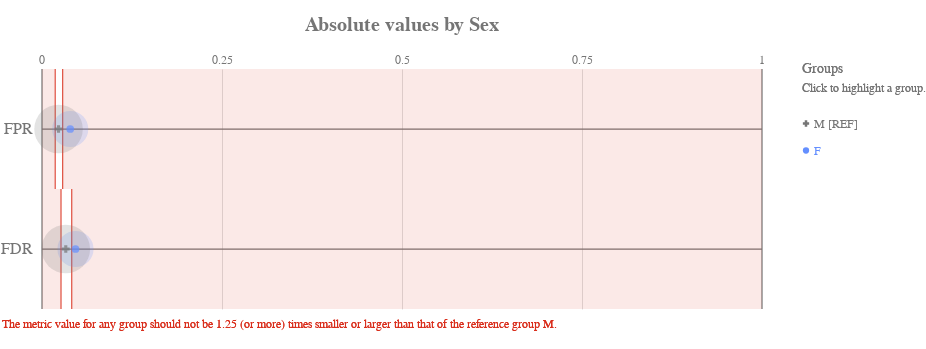

The notebook cell this image was saved under:
### Markdown cell above
#### Check how the fairness threshold maps to the absolute values of each metric

### Code cell
ap.absolute(bdf, metrics, 'sex', fairness_threshold = disparity_tolerance)

### Figure 1 — Vega-Lite specification as saved in the notebook (floating-point values rounded to 4 significant figures)
{"config": {"view": {"continuousWidth": 400, "continuousHeight": 300, "strokeWidth": 0}, "axisLeft": {"labelColor": "rgb(117,117,117)", "labelFont": "Arial", "labelFontSize": 16}, "title": {"align": "center", "baseline": "middle", "color": "rgb(117,117,117)", "font": "Arial", "fontSize": 20, "fontWeight": "bold"}}, "layer": [{"data": {"name": "data-22e37ecfbb523156dad3ffdb726c704c"}, "mark": {"type": "rule", "stroke": "rgb(117,117,117)", "strokeWidth": 1.25, "tooltip": ""}, "encoding": {"x": {"type": "quantitative", "field": "start", "scale": {"domain": [0, 1], "range": [40.0, 760.0]}}, "x2": {"field": "end"}, "y": {"type": "nominal", "axis": {"domain": false, "labelAngle": 0, "labelPadding": -30, "orient": "left", "ticks": false, "title": ""}, "field": "y_position", "scale": {"domain": ["FPR", "FDR"], "range": [30.0, 270.0]}}}}, {"data": {"name": "data-6cfe259518f6c7b358d8f836a73e6b7f"}, "mark": {"type": "rule", "stroke": "rgb(117,117,117)", "strokeWidth": 1.25, "tooltip": ""}, "encoding": {"x": {"type": "quantitative", "field": "x_position", "scale": {"domain": [0, 1], "range": [40.0, 760.0]}}, "y": {"value": 30.0}, "y2": {"value": 270.0}}}, {"data": {"name": "data-60ed1133fa688d151d36705a369482e0"}, "mark": {"type": "text", "align": "center", "color": "rgb(117,117,117)", "font": "Arial", "fontSize": 12, "fontWeight": "normal", "tooltip": ""}, "encoding": {"text": {"type": "nominal", "field": "value"}, "x": {"type": "quantitative", "field": "value", "scale": {"domain": [0, 1], "range": [40.0, 760.0]}}, "y": {"value": 21.0}}}, {"layer": [{"mark": {"type": "rect", "opacity": 0.8, "stroke": "rgb(217, 46, 28)", "strokeWidth": 1.25, "tooltip": ""}, "encoding": {"x": {"type": "quantitative", "field": "lower_threshold_value", "scale": {"domain": [0, 1], "range": [40.0, 760.0]}}, "x2": {"field": "lower_threshold_value"}, "y": {"type": "nominal", "axis": {"domain": false, "grid": false, "labels": false, "ticks": false, "title": " "}, "field": "metric", "scale": {"domain": ["FPR", "FDR"], "range": [30.0, 270.0]}}}}, {"mark": {"type": "rect", "opacity": 0.8, "stroke": "rgb(217, 46, 28)", "strokeWidth": 1.25, "tooltip": ""}, "encoding": {"x": {"type": "quantitative", "field": "upper_threshold_value", "scale": {"domain": [0, 1], "range": [40.0, 760.0]}}, "x2": {"field": "upper_threshold_value"}, "y": {"type": "nominal", "axis": {"domain": false, "grid": false, "labels": false, "ticks": false, "title": " "}, "field": "metric", "scale": {"domain": ["FPR", "FDR"], "range": [30.0, 270.0]}}}}, {"layer": [{"mark": {"type": "rect", "fill": "rgb(217, 46, 28)", "opacity": 0.1, "tooltip": ""}, "encoding": {"x": {"type": "quantitative", "field": "lower_threshold_value", "scale": {"domain": [0, 1], "range": [40.0, 760.0]}}, "x2": {"field": "lower_end"}, "y": {"type": "nominal", "axis": {"domain": false, "grid": false, "labels": false, "ticks": false, "title": " "}, "field": "metric", "scale": {"domain": ["FPR", "FDR"], "range": [30.0, 270.0]}}}}, {"mark": {"type": "rect", "fill": "rgb(217, 46, 28)", "opacity": 0.1, "tooltip": ""}, "encoding": {"x": {"type": "quantitative", "field": "upper_threshold_value", "scale": {"domain": [0, 1], "range": [40.0, 760.0]}}, "x2": {"field": "upper_end"}, "y": {"type": "nominal", "axis": {"domain": false, "grid": false, "labels": false, "ticks": false, "title": " "}, "field": "metric", "scale": {"domain": ["FPR", "FDR"], "range": [30.0, 270.0]}}}}]}, {"data": {"name": "data-79dd248bdaa0ea02c535240e8ad022c8"}, "mark": {"type": "text", "align": "left", "baseline": "top", "fill": "rgb(217, 46, 28)", "font": "Arial", "fontSize": 12, "fontWeight": "normal", "tooltip": ""}, "encoding": {"text": {"value": "The metric value for any group should not be 1.25 (or more) times smaller or larger than that of the reference group M."}, "x": {"value": 0}, "y": {"value": 280.0}}}], "data": {"name": "data-14b8c08b160e8bd6547083b63b17280c"}}, {"layer": [{"mark": "circle"}, {"data": {"name": "data-e30aa52347724c24a95934114a259596"}, "mark": {"type": "circle", "opacity": 0.2}, "encoding": {"color": {"condition": {"type": "nominal", "field": "attribute_value", "legend": null, "scale": {"domain": ["M", "F"], "range": ["rgb(117,117,117)", "rgb(100, 143, 255)", "rgb(254, 97, 0)", "rgb(220, 38, 127)", "rgb(255, 176, 0)", "rgb(120, 94, 240)"]}, "selection": "selector019"}, "value": "rgb(224,224,224)"}, "size": {"type": "quantitative", "field": "group_size", "legend": null, "scale": {"domain": [0, 620.4], "range": [0, 2827.0]}}, "tooltip": [{"type": "nominal", "field": "attribute_value", "title": "Group"}, {"type": "nominal", "field": "tooltip_group_size", "title": "Group Size"}, {"type": "nominal", "field": "tooltip_disparity_explanation_fpr", "title": "Disparity"}, {"type": "quantitative", "field": "fpr", "format": ".2f", "title": "FPR"}], "x": {"type": "quantitative", "axis": {"domain": false, "labels": false, "ticks": false, "title": null, "values": [0.25, 0.5, 0.75]}, "field": "fpr", "scale": {"domain": [0, 1], "range": [40.0, 760.0]}}, "y": {"type": "nominal", "axis": {"domain": false, "grid": false, "labels": false, "ticks": false, "title": " "}, "field": "metric_variable", "scale": {"domain": ["FPR", "FDR"], "range": [30.0, 270.0]}}}, "selection": {"selector021": {"type": "multi", "empty": "all", "fields": ["attribute_value"]}}, "transform": [{"calculate": "'FPR'", "as": "metric_variable"}]}, {"data": {"name": "data-e30aa52347724c24a95934114a259596"}, "mark": {"type": "circle", "opacity": 0.2}, "encoding": {"color": {"condition": {"type": "nominal", "field": "attribute_value", "legend": null, "scale": {"domain": ["M", "F"], "range": ["rgb(117,117,117)", "rgb(100, 143, 255)", "rgb(254, 97, 0)", "rgb(220, 38, 127)", "rgb(255, 176, 0)", "rgb(120, 94, 240)"]}, "selection": "selector019"}, "value": "rgb(224,224,224)"}, "size": {"type": "quantitative", "field": "group_size", "legend": null, "scale": {"domain": [0, 620.4], "range": [0, 2827.0]}}, "tooltip": [{"type": "nominal", "field": "attribute_value", "title": "Group"}, {"type": "nominal", "field": "tooltip_group_size", "title": "Group Size"}, {"type": "nominal", "field": "tooltip_disparity_explanation_fdr", "title": "Disparity"}, {"type": "quantitative", "field": "fdr", "format": ".2f", "title": "FDR"}], "x": {"type": "quantitative", "axis": {"domain": false, "labels": false, "ticks": false, "title": null, "values": [0.25, 0.5, 0.75]}, "field": "fdr", "scale": {"domain": [0, 1], "range": [40.0, 760.0]}}, "y": {"type": "nominal", "axis": {"domain": false, "grid": false, "labels": false, "ticks": false, "title": " "}, "field": "metric_variable", "scale": {"domain": ["FPR", "FDR"], "range": [30.0, 270.0]}}}, "selection": {"selector023": {"type": "multi", "empty": "all", "fields": ["attribute_value"]}}, "transform": [{"calculate": "'FDR'", "as": "metric_variable"}]}, {"layer": [{"mark": "point"}, {"data": {"name": "data-e30aa52347724c24a95934114a259596"}, "mark": {"type": "point", "filled": true, "size": 60}, "encoding": {"color": {"condition": {"type": "nominal", "field": "attribute_value", "legend": null, "scale": {"domain": ["M", "F"], "range": ["rgb(117,117,117)", "rgb(100, 143, 255)", "rgb(254, 97, 0)", "rgb(220, 38, 127)", "rgb(255, 176, 0)", "rgb(120, 94, 240)"]}, "selection": "selector019"}, "value": "rgb(224,224,224)"}, "shape": {"type": "nominal", "field": "attribute_value", "legend": null, "scale": {"domain": ["M", "F"], "range": ["cross", "circle"]}}, "tooltip": [{"type": "nominal", "field": "attribute_value", "title": "Group"}, {"type": "nominal", "field": "tooltip_group_size", "title": "Group Size"}, {"type": "nominal", "field": "tooltip_disparity_explanation_fpr", "title": "Disparity"}, {"type": "quantitative", "field": "fpr", "format": ".2f", "title": "FPR"}], "x": {"type": "quantitative", "axis": {"domain": false, "labels": false, "ticks": false, "title": null, "values": [0.25, 0.5, 0.75]}, "field": "fpr", "scale": {"domain": [0, 1], "range": [40.0, 760.0]}}, "y": {"type": "nominal", "axis": {"domain": false, "grid": false, "labels": false, "ticks": false, "title": " "}, "field": "metric_variable", "scale": {"domain": ["FPR", "FDR"], "range": [30.0, 270.0]}}}, "selection": {"selector020": {"type": "multi", "empty": "all", "fields": ["attribute_value"]}}, "transform": [{"calculate": "'FPR'", "as": "metric_variable"}]}, {"data": {"name": "data-e30aa52347724c24a95934114a259596"}, "mark": {"type": "point", "filled": true, "size": 60}, "encoding": {"color": {"condition": {"type": "nominal", "field": "attribute_value", "legend": null, "scale": {"domain": ["M", "F"], "range": ["rgb(117,117,117)", "rgb(100, 143, 255)", "rgb(254, 97, 0)", "rgb(220, 38, 127)", "rgb(255, 176, 0)", "rgb(120, 94, 240)"]}, "selection": "selector019"}, "value": "rgb(224,224,224)"}, "shape": {"type": "nominal", "field": "attribute_value", "legend": null, "scale": {"domain": ["M", "F"], "range": ["cross", "circle"]}}, "tooltip": [{"type": "nominal", "field": "attribute_value", "title": "Group"}, {"type": "nominal", "field": "tooltip_group_size", "title": "Group Size"}, {"type": "nominal", "field": "tooltip_disparity_explanation_fdr", "title": "Disparity"}, {"type": "quantitative", "field": "fdr", "format": ".2f", "title": "FDR"}], "x": {"type": "quantitative", "axis": {"domain": false, "labels": false, "ticks": false, "title": null, "values": [0.25, 0.5, 0.75]}, "field": "fdr", "scale": {"domain": [0, 1], "range": [40.0, 760.0]}}, "y": {"type": "nominal", "axis": {"domain": false, "grid": false, "labels": false, "ticks": false, "title": " "}, "field": "metric_variable", "scale": {"domain": ["FPR", "FDR"], "range": [30.0, 270.0]}}}, "selection": {"selector022": {"type": "multi", "empty": "all", "fields": ["attribute_value"]}}, "transform": [{"calculate": "'FDR'", "as": "metric_variable"}]}]}]}, {"layer": [{"mark": {"type": "point", "filled": true, "opacity": 1, "size": 39.48}, "encoding": {"color": {"condition": {"type": "nominal", "field": "attribute_value", "legend": null, "scale": {"domain": ["M", "F"], "range": ["rgb(117,117,117)", "rgb(100, 143, 255)", "rgb(254, 97, 0)", "rgb(220, 38, 127)", "rgb(255, 176, 0)", "rgb(120, 94, 240)"]}, "selection": "selector019"}, "value": "rgb(224,224,224)"}, "shape": {"type": "nominal", "field": "attribute_value", "legend": null, "scale": {"domain": ["M", "F"], "range": ["cross", "circle"]}}, "x": {"value": 804}, "y": {"type": "nominal", "axis": {"domain": false, "grid": false, "labels": false, "ticks": false, "title": " "}, "field": "attribute_value", "scale": {"domain": ["M", "F"], "range": [71, 125]}}}, "selection": {"selector019": {"type": "multi", "empty": "all", "fields": ["attribute_value"]}}}, {"mark": {"type": "text", "align": "left", "baseline": "middle", "font": "Arial", "fontSize": 12, "fontWeight": "normal"}, "encoding": {"color": {"condition": {"type": "nominal", "field": "attribute_value", "legend": null, "scale": {"domain": ["M", "F"], "range": ["rgb(117,117,117)", "rgb(100, 143, 255)", "rgb(254, 97, 0)", "rgb(220, 38, 127)", "rgb(255, 176, 0)", "rgb(120, 94, 240)"]}, "selection": "selector019"}, "value": "rgb(224,224,224)"}, "text": {"type": "nominal", "field": "label"}, "x": {"value": 812}, "y": {"type": "nominal", "axis": {"domain": false, "grid": false, "labels": false, "ticks": false, "title": " "}, "field": "attribute_value", "scale": {"domain": ["M", "F"], "range": [71, 125]}}}, "selection": {"selector024": {"type": "multi", "empty": "all", "fields": ["attribute_value"]}}}, {"data": {"name": "data-79dd248bdaa0ea02c535240e8ad022c8"}, "mark": {"type": "text", "align": "left", "baseline": "middle", "color": "rgb(117,117,117)", "font": "Arial", "fontSize": 12, "fontWeight": "normal"}, "encoding": {"text": {"value": "Click to highlight a group."}, "x": {"value": 800}, "y": {"value": 49}}}, {"data": {"name": "data-79dd248bdaa0ea02c535240e8ad022c8"}, "mark": {"type": "text", "align": "left", "baseline": "middle", "color": "rgb(117,117,117)", "font": "Arial", "fontSize": 14, "fontWeight": "normal"}, "encoding": {"text": {"value": "Groups"}, "x": {"value": 800}, "y": {"value": 30}}}], "data": {"name": "data-386fa49e1347d30df9a29e6471bc3578"}}], "height": 300, "padding": {"top": 15, "bottom": 10}, "resolve": {"scale": {"size": "independent", "y": "independent"}}, "title": "Absolute values by Sex", "width": 800, "$schema": "https://vega.github.io/schema/vega-lite/v4.8.1.json", "datasets": {"data-22e37ecfbb523156dad3ffdb726c704c": [{"y_position": "FPR", "start": 0, "end": 1}, {"y_position": "FDR", "start": 0, "end": 1}], "data-6cfe259518f6c7b358d8f836a73e6b7f": [{"x_position": 0}, {"x_position": 1}], "data-60ed1133fa688d151d36705a369482e0": [{"value": 0.0}, {"value": 0.25}, {"value": 0.5}, {"value": 0.75}, {"value": 1.0}], "data-14b8c08b160e8bd6547083b63b17280c": [{"lower_end": 0, "upper_end": 1, "lower_threshold_value": 0.01836, "upper_threshold_value": 0.02869, "metric": "FPR"}, {"lower_end": 0, "upper_end": 1, "lower_threshold_value": 0.02642, "upper_threshold_value": 0.04127, "metric": "FDR"}], "data-79dd248bdaa0ea02c535240e8ad022c8": [{"a": 1, "b": 0}, {"a": 1, "b": 0}], "data-e30aa52347724c24a95934114a259596": [{"attribute_name": "sex", "attribute_value": "F", "group_size": 286, "total_entities": 866, "fpr": 0.03922, "fdr": 0.04651, "fpr_disparity": 1.709, "fdr_disparity": 1.409, "fpr_disparity_scaled": 0.7087, "fdr_disparity_scaled": 0.4086, "tooltip_group_size": "286 (33.03%)", "tooltip_disparity_explanation_fpr": "1.71 times larger FPR than the reference group", "tooltip_disparity_explanation_fdr": "1.41 times larger FDR than the reference group"}, {"attribute_name": "sex", "attribute_value": "M", "group_size": 517, "total_entities": 866, "fpr": 0.02295, "fdr": 0.03302, "fpr_disparity": 1.0, "fdr_disparity": 1.0, "fpr_disparity_scaled": 0.0, "fdr_disparity_scaled": 0.0, "tooltip_group_size": "517 (59.70%)", "tooltip_disparity_explanation_fpr": "Reference group", "tooltip_disparity_explanation_fdr": "Reference group"}], "data-386fa49e1347d30df9a29e6471bc3578": [{"attribute_value": "M", "label": "M [REF]"}, {"attribute_value": "F", "label": "F"}]}}
